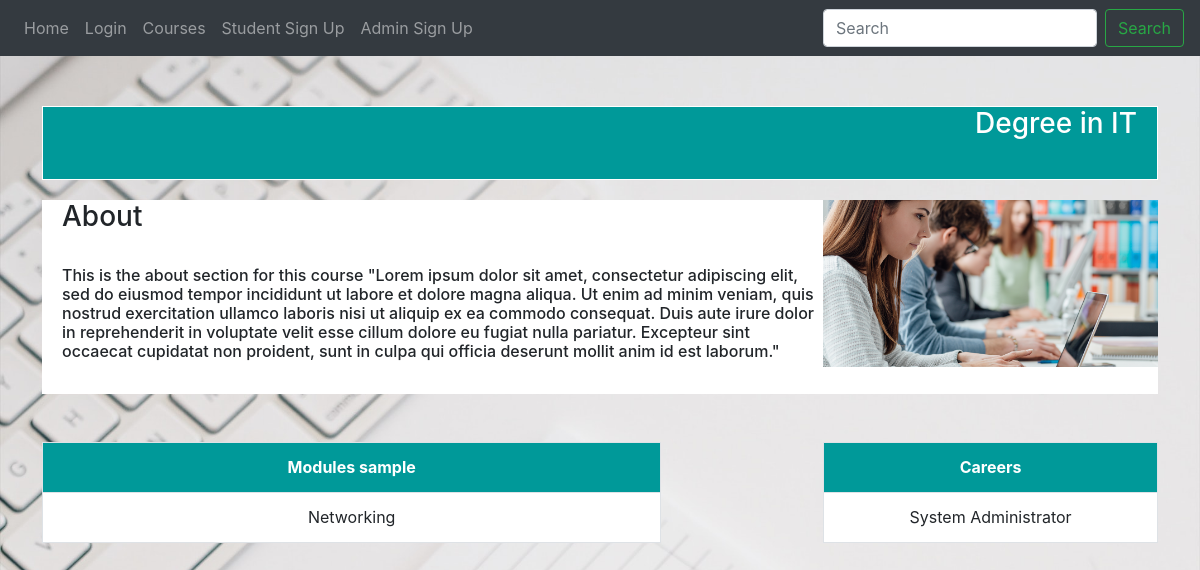
/course/2, run on the app's committed database.
### website/models.py (models this page shows)
class Courses(db.Model):
    id = db.Column(db.Integer, primary_key=True)
    courseName = db.Column(db.String(300))
    institute = db.Column(db.String(300))
    neededSubject = db.Column(db.String(300))
    about = db.Column(db.String(1000))
    courseimg = db.Column(db.String(1000))
    modules = db.Column(db.String(300))
    careers = db.Column(db.String(300))
    user_id = db.Column(db.Integer, db.ForeignKey('user.id'))

### website/views.py (the view)
@views.route('/course/<int:id>')
def course(id):
    course = Courses.query.get_or_404(id)
    return render_template('course.html', course=course)

### website/templates/course.html
{% extends "base.html" %} {% block title %}{{ course.courseName }}{% endblock %} {% block content
    %}
              <div class="info">
                <h3 class="infoname" style="margin-right: 20px;">{{ course.courseName }}</h3>
                <br><br><br>
            </div>
            <img class="infopic" style="float: right; margin-top: 20px;" src="\static/images/{{course.courseimg }}" alt="courselogo" width="30%" height="50%">
            <div class="infobod">
                <h3>About</h3>
                <br>
                <h6>{{ course.about }}</h6>
                <br>
            </div>
            <div class="table-responsive">
            <br><br>
            <table class="table table-striped table-bordered table-fixed table-hover table-condensed" style="border:0px; width: 55.5%; display: inline-block; " id="myTable3">
              <tr>
                <th>Modules sample</th>
              </tr>
              <tr>
                <td>{{ course.modules }}</td>
                </tr>
            </table>
            <table class="table table-striped table-bordered table-fixed table-hover table-condensed" style="border:0px; width: 30%; float: right;" id="myTable3">
                <tr>
                  <th>Careers</th>
                </tr>
                <tr>
                  <td>{{ course.careers }}</td>
                </tr>
              </table>
            </div>
    {% endblock %}

### website/static/styles.css (style rules this page uses)
#myTable3 th { background-color: #009999; color: white; text-align: center; width: 20%; }
body { background: url(background.jpg); background-size:cover; background-repeat:no-repeat; }
.info { margin-top: 50px; background-color: #009999; border-style: solid; border-width: 1px; border-color: white; color: white; }
.infoname { margin-left: 20px; float: right; }
.infobod { margin-top: 20px; padding-left: 20px; padding-right: 20px; background-color: white; }

### data on the page
Courses: courseName "Degree in IT", courseimg (picture), about "This is the about section for this course \"Lorem ipsum dolor sit amet, consectetur adipiscing elit, sed do eiusmod tempor incididunt ut labore et dolore magna aliqua. Ut enim ad minim veniam, quis nostrud exercitation ullamco laboris nisi ut aliquip ex ea commodo consequat. Duis aute irure dolor in reprehenderit in voluptate velit esse cillum dolore eu fugiat nulla pariatur. Excepteur sint occaecat cupidatat non proident, sunt in culpa qui officia deserunt mollit anim id est laborum.\"", modules "Networking", careers "System Administrator"
